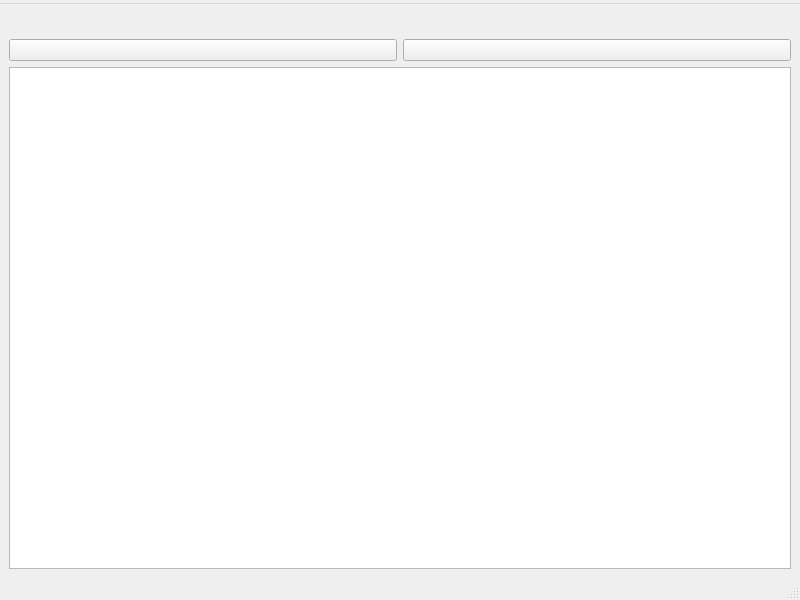
<?xml version="1.0" encoding="UTF-8"?>
<ui version="4.0">
 <class>MainWindow</class>
 <widget class="QMainWindow" name="MainWindow">
  <property name="geometry">
   <rect>
    <x>0</x>
    <y>0</y>
    <width>800</width>
    <height>600</height>
   </rect>
  </property>
  <property name="windowTitle">
   <string>MainWindow</string>
  </property>
  <widget class="QWidget" name="centralwidget">
   <layout class="QGridLayout" name="gridLayout_2">
    <item row="0" column="1">
     <layout class="QGridLayout" name="mainLayout">
      <item row="1" column="0" colspan="2">
       <layout class="QVBoxLayout" name="verticalLayout">
        <item>
         <layout class="QHBoxLayout" name="horizontalLayoutLower">
          <item>
           <widget class="QPushButton" name="addModuleBtn">
            <property name="text">
             <string/>
            </property>
           </widget>
          </item>
          <item>
           <widget class="QPushButton" name="deleteModuleBtn">
            <property name="text">
             <string/>
            </property>
           </widget>
          </item>
         </layout>
        </item>
        <item>
         <widget class="QTableView" name="tableView">
          <property name="editTriggers">
           <set>QAbstractItemView::NoEditTriggers</set>
          </property>
          <attribute name="horizontalHeaderCascadingSectionResizes">
           <bool>false</bool>
          </attribute>
          <attribute name="horizontalHeaderStretchLastSection">
           <bool>true</bool>
          </attribute>
         </widget>
        </item>
       </layout>
      </item>
      <item row="0" column="0" colspan="2">
       <layout class="QHBoxLayout" name="horizontalLayoutTop">
        <property name="sizeConstraint">
         <enum>QLayout::SetDefaultConstraint</enum>
        </property>
        <item>
         <spacer name="horizontalSpacer">
          <property name="orientation">
           <enum>Qt::Horizontal</enum>
          </property>
          <property name="sizeHint" stdset="0">
           <size>
            <width>40</width>
            <height>20</height>
           </size>
          </property>
         </spacer>
        </item>
        <item>
         <widget class="QLabel" name="systemInfo">
          <property name="text">
           <string/>
          </property>
         </widget>
        </item>
       </layout>
      </item>
     </layout>
    </item>
   </layout>
  </widget>
  <widget class="QMenuBar" name="menubar">
   <property name="geometry">
    <rect>
     <x>0</x>
     <y>0</y>
     <width>800</width>
     <height>22</height>
    </rect>
   </property>
   <widget class="QMenu" name="menuHelp">
    <property name="title">
     <string/>
    </property>
    <addaction name="actionAboutProgram"/>
   </widget>
   <widget class="QMenu" name="menuFile">
    <property name="title">
     <string/>
    </property>
    <addaction name="actionExit"/>
   </widget>
   <addaction name="menuFile"/>
   <addaction name="menuHelp"/>
  </widget>
  <widget class="QStatusBar" name="statusbar"/>
  <action name="actionExit">
   <property name="text">
    <string/>
   </property>
  </action>
  <action name="actionAboutProgram">
   <property name="text">
    <string/>
   </property>
  </action>
 </widget>
 <resources/>
 <connections>
  <connection>
   <sender>actionExit</sender>
   <signal>triggered()</signal>
   <receiver>MainWindow</receiver>
   <slot>exitAction()</slot>
   <hints>
    <hint type="sourcelabel">
     <x>-1</x>
     <y>-1</y>
    </hint>
    <hint type="destinationlabel">
     <x>399</x>
     <y>299</y>
    </hint>
   </hints>
  </connection>
  <connection>
   <sender>actionAboutProgram</sender>
   <signal>triggered()</signal>
   <receiver>MainWindow</receiver>
   <slot>aboutProgramAction()</slot>
   <hints>
    <hint type="sourcelabel">
     <x>-1</x>
     <y>-1</y>
    </hint>
    <hint type="destinationlabel">
     <x>399</x>
     <y>299</y>
    </hint>
   </hints>
  </connection>
  <connection>
   <sender>addModuleBtn</sender>
   <signal>clicked()</signal>
   <receiver>MainWindow</receiver>
   <slot>addExistingModule()</slot>
   <hints>
    <hint type="sourcelabel">
     <x>204</x>
     <y>74</y>
    </hint>
    <hint type="destinationlabel">
     <x>399</x>
     <y>299</y>
    </hint>
   </hints>
  </connection>
  <connection>
   <sender>deleteModuleBtn</sender>
   <signal>clicked()</signal>
   <receiver>MainWindow</receiver>
   <slot>deleteModule()</slot>
   <hints>
    <hint type="sourcelabel">
     <x>595</x>
     <y>74</y>
    </hint>
    <hint type="destinationlabel">
     <x>399</x>
     <y>299</y>
    </hint>
   </hints>
  </connection>
 </connections>
 <slots>
  <slot>exitAction()</slot>
  <slot>aboutProgramAction()</slot>
  <slot>addExistingModule()</slot>
  <slot>deleteModule()</slot>
 </slots>
</ui>
